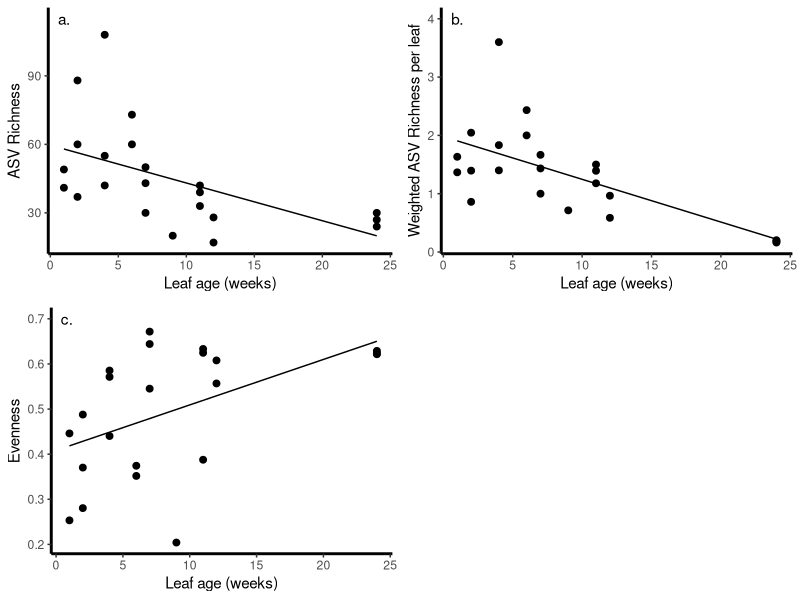

Here is the R script that generated this plot: (Note: this script raises an error after producing the figure.)
### Fun Exp - Controls
# Baseline plots and stats
# for Figures S1,  S2 and table S2

# Libraries
library(ggplot2)
library(vegan)
library(plyr)
library(nlme)
library(gridExtra)
library(dplyr)
library(car)

# Plot themes
## With legend
Theme=theme_classic(base_size=11, base_family="Helvetica") +
    theme(axis.line = element_line(size = 1, colour = "black", linetype = "solid")) +theme(plot.title = element_text(size = 12))
## Without legends
Theme2=Theme+ theme(legend.position="none") + theme(panel.border=element_rect(fill=NA))

# set wd


#Color friendly: The palette with black:
cbbPalette <- c("#000000", "#E69F00", "#56B4E9", "#009E73", "#F0E442", "#0072B2", "#D55E00", "#CC79A7")

#Load data
ASVtable=read.table('input_data/ASVtable_FunExp12021-03-24.txt', header=TRUE)
meta.table=read.table('input_data/METAtable_FunExp12021-03-24_sampleNamesFIX.txt', header=TRUE)
# reformatting:
meta.table$leaf_age_weeks=as.numeric(substr(meta.table$leaf_age, 2,3))
meta.table[which(is.na(meta.table$leaf_age_weeks)),6]=0 # replace NA with zero
# to calculate leaves per treatment
leavs_per_age=read.csv('input_data/Leavs_per_age.csv', header=TRUE)
# remove leaves with no fluid
leavs_per_age2= leavs_per_age[-which(is.na(leavs_per_age$Volume)),]
leaves_count=ddply(leavs_per_age, ('AGE_WEEKS'), summarize, count=length(BAND))
colnames(leaves_count)[1]='leaf_age_weeks'

# calculate richness metrics
richness=specnumber(ASVtable)
shannon=diversity(ASVtable, index='shannon')
simpson=diversity(ASVtable, index='simpson')
evenness=shannon/log(richness)
meta.div=data.frame(meta.table, richness, shannon, simpson, evenness)
head(meta.div)

#extract data to focus on pre-experiemnt diversity
Baseline = meta.div[which(meta.div$treatment=='F50'),]
# merge with baseline dataframe
Baseline2=left_join(Baseline, leaves_count, by = "leaf_age_weeks")
# create weighted version of richness
Baseline2$w_richness=Baseline2$richness/Baseline2$count

### S1: baselines sample diversity over time

# plot richness panels
rich_regional=ggplot(Baseline, aes(leaf_age_weeks, richness))  + 
  geom_point(size=2)+ Theme + ylab('ASV Richness') + 
  xlab('Leaf age (weeks)') + 
  geom_smooth(method=lm, formula=y ~ (x), se=FALSE, color='black', size=0.5) + 
  annotate('text', label='a.', x=1, y=115)

rich_local=ggplot(Baseline2, aes(leaf_age_weeks, w_richness))  + 
  geom_point(size=2)+ Theme + ylab('Weighted ASV Richness per leaf') + 
  xlab('Leaf age (weeks)') + 
  geom_smooth(method='lm', formula= y ~ (x), se=FALSE, color='black', size=0.5)+ 
  annotate('text', label='b.', x=1, y=4)

# plot evenness panels: fig S1c
eve_regional=ggplot(Baseline, aes(leaf_age_weeks, evenness))  + 
  geom_point(size=2)+ Theme + ylab('Evenness') + 
  xlab('Leaf age (weeks)') + 
  geom_smooth(method=lm, formula=y ~ (x), se=FALSE, color='black', size=0.5) + 
  annotate('text', label='c.', x=0.8, y=0.7)

# merge plots for Fig S1
Fig_divControl=arrangeGrob(rich_regional, rich_local, eve_regional, ncol=2)
quartz(width=6, height=6)
plot(Fig_divControl)
quartz.save('Figures/Fig_div_time_baselinecontrols.png', type='png', dpi=300)

# stats
# rich regional: stats for Fig S1a
model_baseline=glm(richness ~ leaf_age_weeks, data=Baseline)
summary(model_baseline)
Anova(model_baseline)

# rich_local: stats for Fig S1b
model_baseline2a=glm(w_richness ~ leaf_age_weeks, data=Baseline2)
model_baseline2b=glm(w_richness ~ poly(leaf_age_weeks,2), data=Baseline2)
AIC(model_baseline2a, model_baseline2b)
summary(model_baseline2a)
Anova(model_baseline2a) # wald test

# eve regional: stats for fig S1c
model_eve_baseline=glm(evenness ~ leaf_age_weeks, data=Baseline)
summary(model_eve_baseline)
Anova(model_eve_baseline)

### S1: Comparing Baselines to Treatments
# plot richness
all_richness=ggplot(meta.div, aes(treatment, richness)) + 
  geom_boxplot(aes(fill=treatment)) + 
  Theme + theme(axis.text.x = element_text(angle = 45, hjust=1)) +
  ylim(10,120) + ylab('Richness') + xlab('Treatments') +
  scale_fill_manual(values=c(cbbPalette[-8])) +
  annotate('text', label='a.', x=0.8, y=115)

# calculate nmds
NMDS.contr=metaMDS(ASVtable, k=3)
meta.nmds=data.frame(meta.div, scores(NMDS.contr)$sites)

all_nmds=ggplot(meta.nmds, aes(NMDS1, NMDS2)) + 
  geom_point(size=4,aes(fill=treatment, shape=treatment), alpha=0.8) +  
  scale_fill_manual(values=c(cbbPalette[-8])) + Theme + 
  scale_shape_manual(values=c(25,21,21,21,21,21,25)) +
  annotate('text', label='b.', x=-1.1, y=0.9)

# merge plots for Fig S1
Fig_all=arrangeGrob(all_richness, all_nmds, ncol=1)
quartz(width=5, height=7)
plot(Fig_all)
quartz.save('Figures/Fig_all_baselineandtreatments.png', type='png', dpi=300)

# stats
# all richness data: stats for fig2a
all_rich_mod=glm(richness ~ treatment, data=meta.div)
summary(all_rich_mod)
Anova(all_rich_mod)

# all nms data: multivariate anova for fig2b
adonis_cont=adonis2(ASVtable~treatment, data=meta.div) 
adonis_cont
